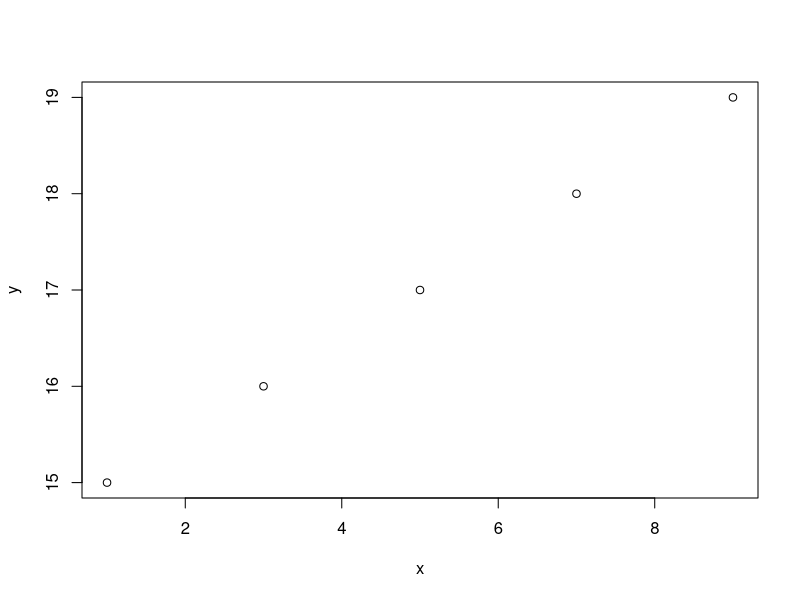

Write the R code that produced this figure.
x <- c(1,2,3) #list of numbers 1, 2 and 3
y <- 5:15 #similar to statement above but 5-15 inclusive
mean(x)
?mean #what is the mean #brings up the help file
x <- c(0:10, 50)
xm <- mean(x)
xm
x
x <- c(1, 3, 5, 7, 9)
y <- c(15, 16, 17, 18, 19)
plot(x,y)
